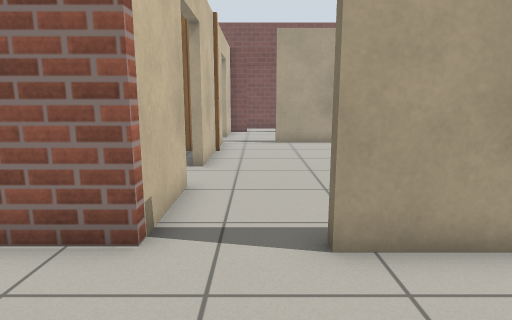
view 1 (above)

24 first-person views from a walk through a world built for the Gazebo simulator. The camera is 0.94 m above the floor, tilts 10° down and sees 75° across. The floor is counted in squares, 0.5 m on a side. Each view is taken from the middle of a square. On the plan, view 1 faces up. The plan holds only what a view shows up to about 17 squares ahead; the rest is blank. Simple patterns stand in for the simulator's built-in surfaces.

view 2
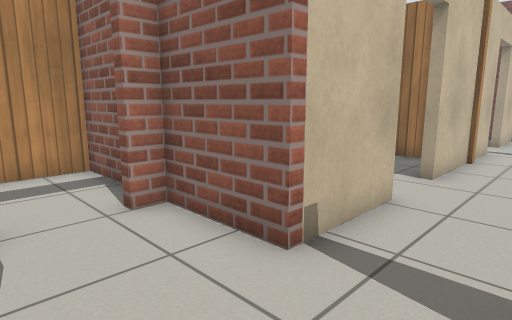

view 3
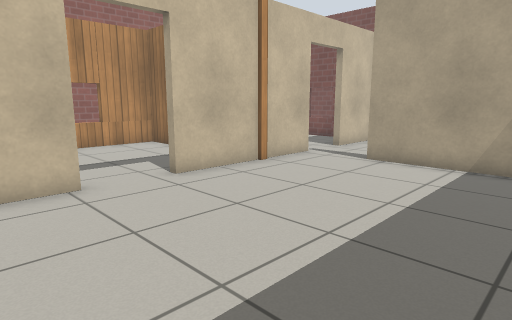

view 4
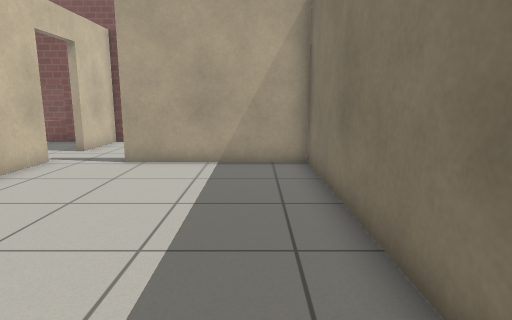

view 5
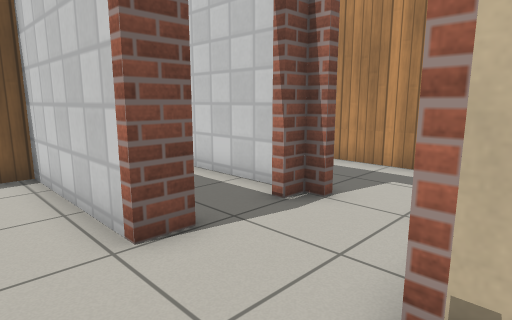

view 6
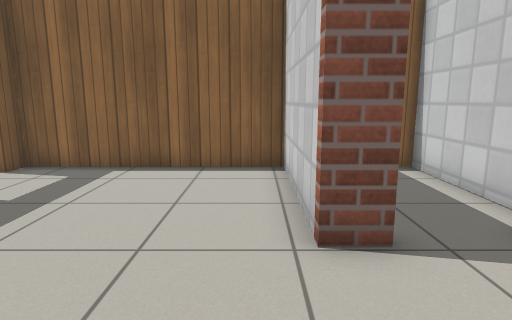

view 7
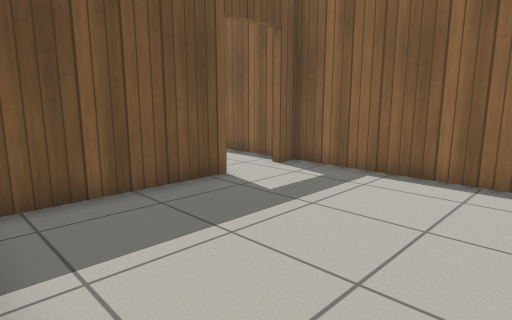

view 8
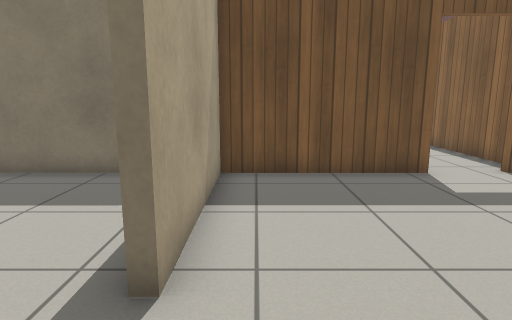

view 9
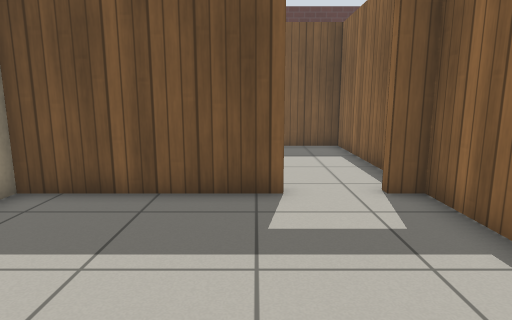

view 10
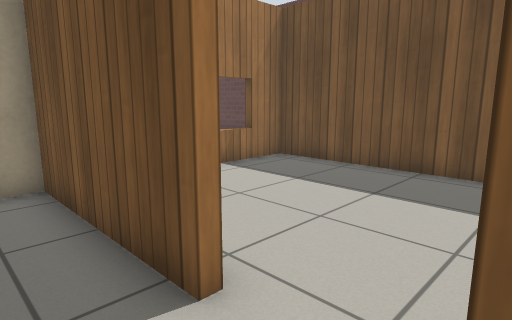

view 11
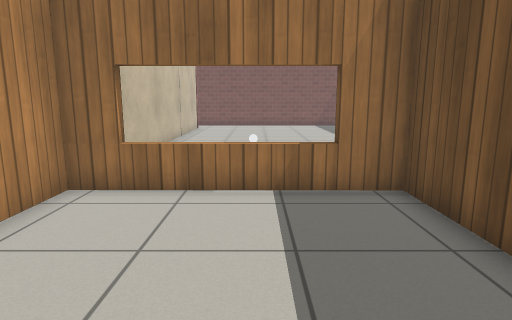

view 12
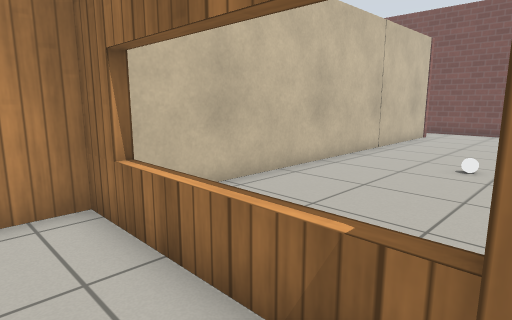

view 13
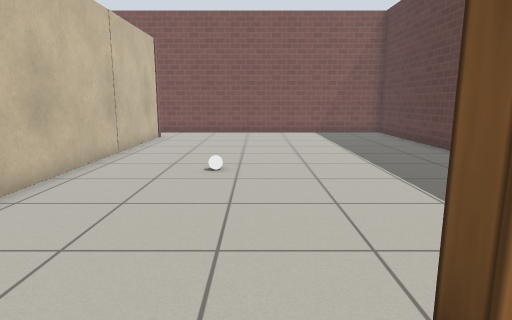

view 14
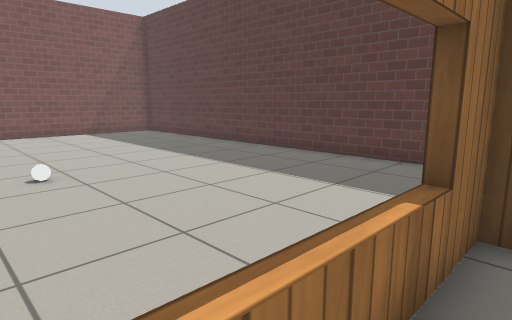

view 15
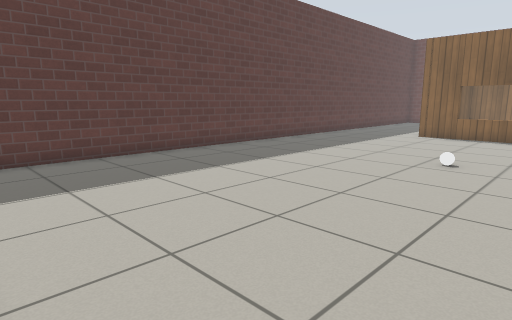

view 16
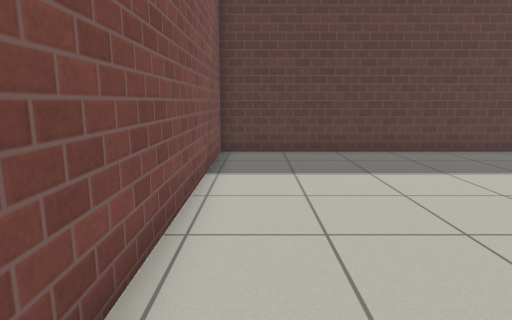

view 17
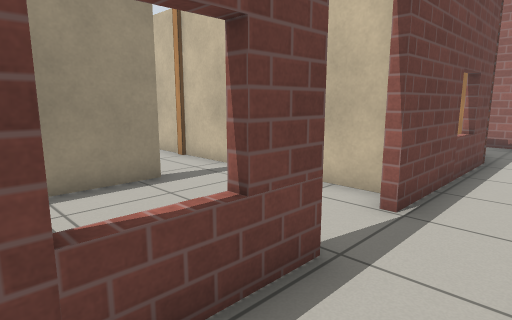

view 18
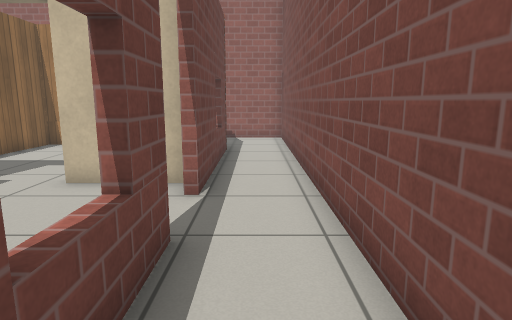

view 19
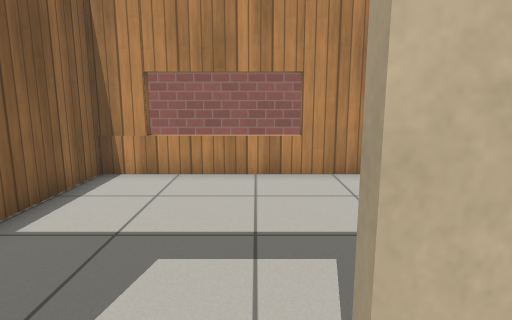

view 20
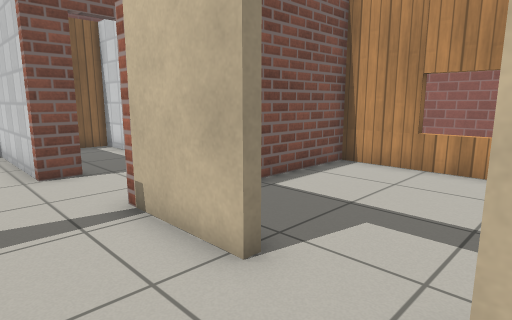

view 21
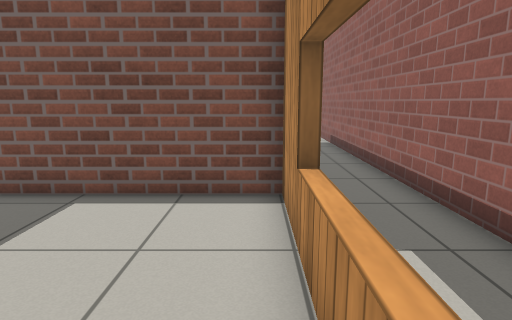

view 22
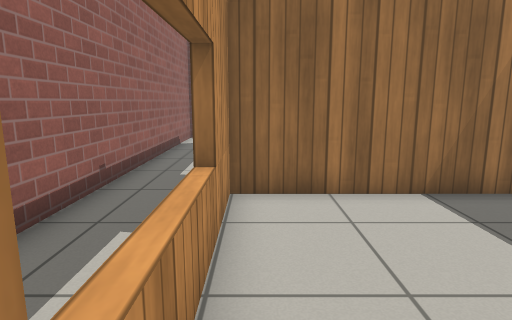

view 23
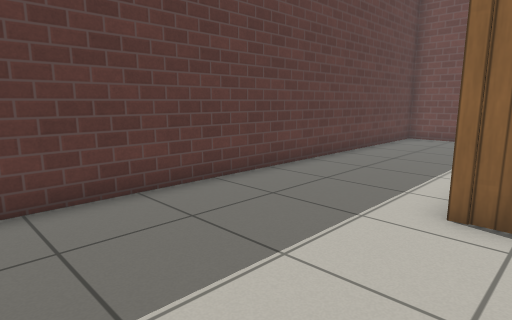

view 24
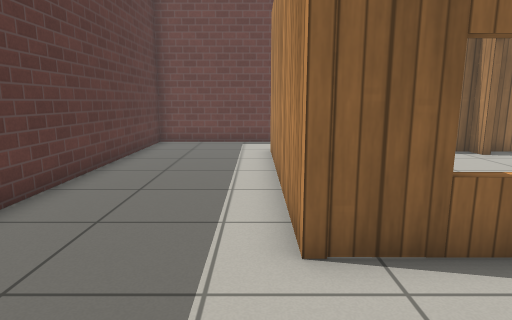

### Floor plan
Points are (right, up) in squares from view 1. A wall is a line through its corners. A room is listed if a view was taken in it or the views show most of it. See-through windows are left out.
Room 1 (views 1, 2, 8, 9, 10)
walls: (-1.9, 0.9) (-0.8, 0.9) (-0.8, -4.5) (6.7, -4.5) (6.7, -3.6); (6.7, -1.6) (6.7, 3.9) (0.9, 4); (-1.5, 4) (-4.5, 4); (-4.5, 0.9) (-3.8, 0.9)
ways out: opening at (-0.5, 4) to room 2; open door at (7, -2.5) to room 3; open door at (-2.5, 1) to room 8; open door at (-5, 2.5)
Room 2 (views 3, 4, 5, 6, 7, 20)
walls: (-1.5, 7.4) (-1.5, 4); (6.7, 6.5) (6.7, 15.3) (0.9, 15.3); (-1.5, 14.5) (-1.5, 9.5)
ways out: opening at (-0.5, 4) to room 1; opening at (-0.5, 15) to room 5; open door at (-2, 8.5) to room 6
Room 3 (views 11, 12, 13, 14)
walls: (7, -3.6) (7, -4.5) (14.1, -4.5) (14.1, 3.9) (7, 3.9) (7, 2)
ways out: open door at (7, -2.5) to room 1
Room 4 (views 15, 16, 17, 18, 23, 24)
walls: (10.4, 4.2) (14.4, 4.2) (14.4, -4.7); (6.9, 20.7) (7, 4.7); (1.6, 20.8) (4.9, 20.8); (4.5, 23.3) (-11.4, 23.3) (-11.4, 10.1); (14.2, -7.6) (19.5, -7.6) (19.5, 23.3) (8.5, 23.3); (-7.1, 20.8) (-0.5, 20.8); (-11.4, 8) (-11.4, -6.6)
ways out: open door at (0.5, 21) to room 5
objects: white ball (11, 12)
Room 5 (view 19)
walls: (0.9, 15.6) (3.5, 15.6); (-1.1, 20.5) (-1.5, 20.5) (-1.5, 17.5); (-1.5, 15.5) (-1.5, 14.5)
ways out: opening at (-0.5, 15) to room 2; open door at (0.5, 21) to room 4; open door at (-2, 16.5) to room 7
Room 6 (views 21, 22)
walls: (-2.4, 12.6) (-8.5, 12.6) (-8.5, 4.4) (-2.8, 4.4)
ways out: open door at (-2, 8.5) to room 2
Room 7 (no view inside)
walls: (-2.3, 20.5) (-4.9, 20.5); (-8.5, 19.9) (-8.5, 12.9) (-5, 12.9)
ways out: open door at (-2, 16.5) to room 5
Room 8 (no view inside)
walls: (-4.5, 0.1) (-4.5, -4.5) (-3.4, -4.5)
ways out: open door at (-2.5, 1) to room 1

Positions as (right, up) in squares from view 1, and headings:
1: (0, 0), facing up
2: (1, 1), facing up-left
3: (6, 5), facing up-left
4: (5, 5), facing up
5: (1, 5), facing down-left
6: (0, 5), facing down
7: (0, 4), facing down-right
8: (-2, 3), facing right
9: (0, -1), facing right
10: (5, -4), facing up-right
11: (11, -3), facing up
12: (13, 2), facing up-left
13: (12, 3), facing up
14: (9, 3), facing up-right
15: (8, 23), facing down-right
16: (7, 22), facing right
17: (5, 23), facing down-left
18: (6, 22), facing left
19: (0, 17), facing left
20: (1, 10), facing down-left
21: (-8, 11), facing down
22: (-8, 6), facing up
23: (13, 10), facing down-right
24: (15, 8), facing down
